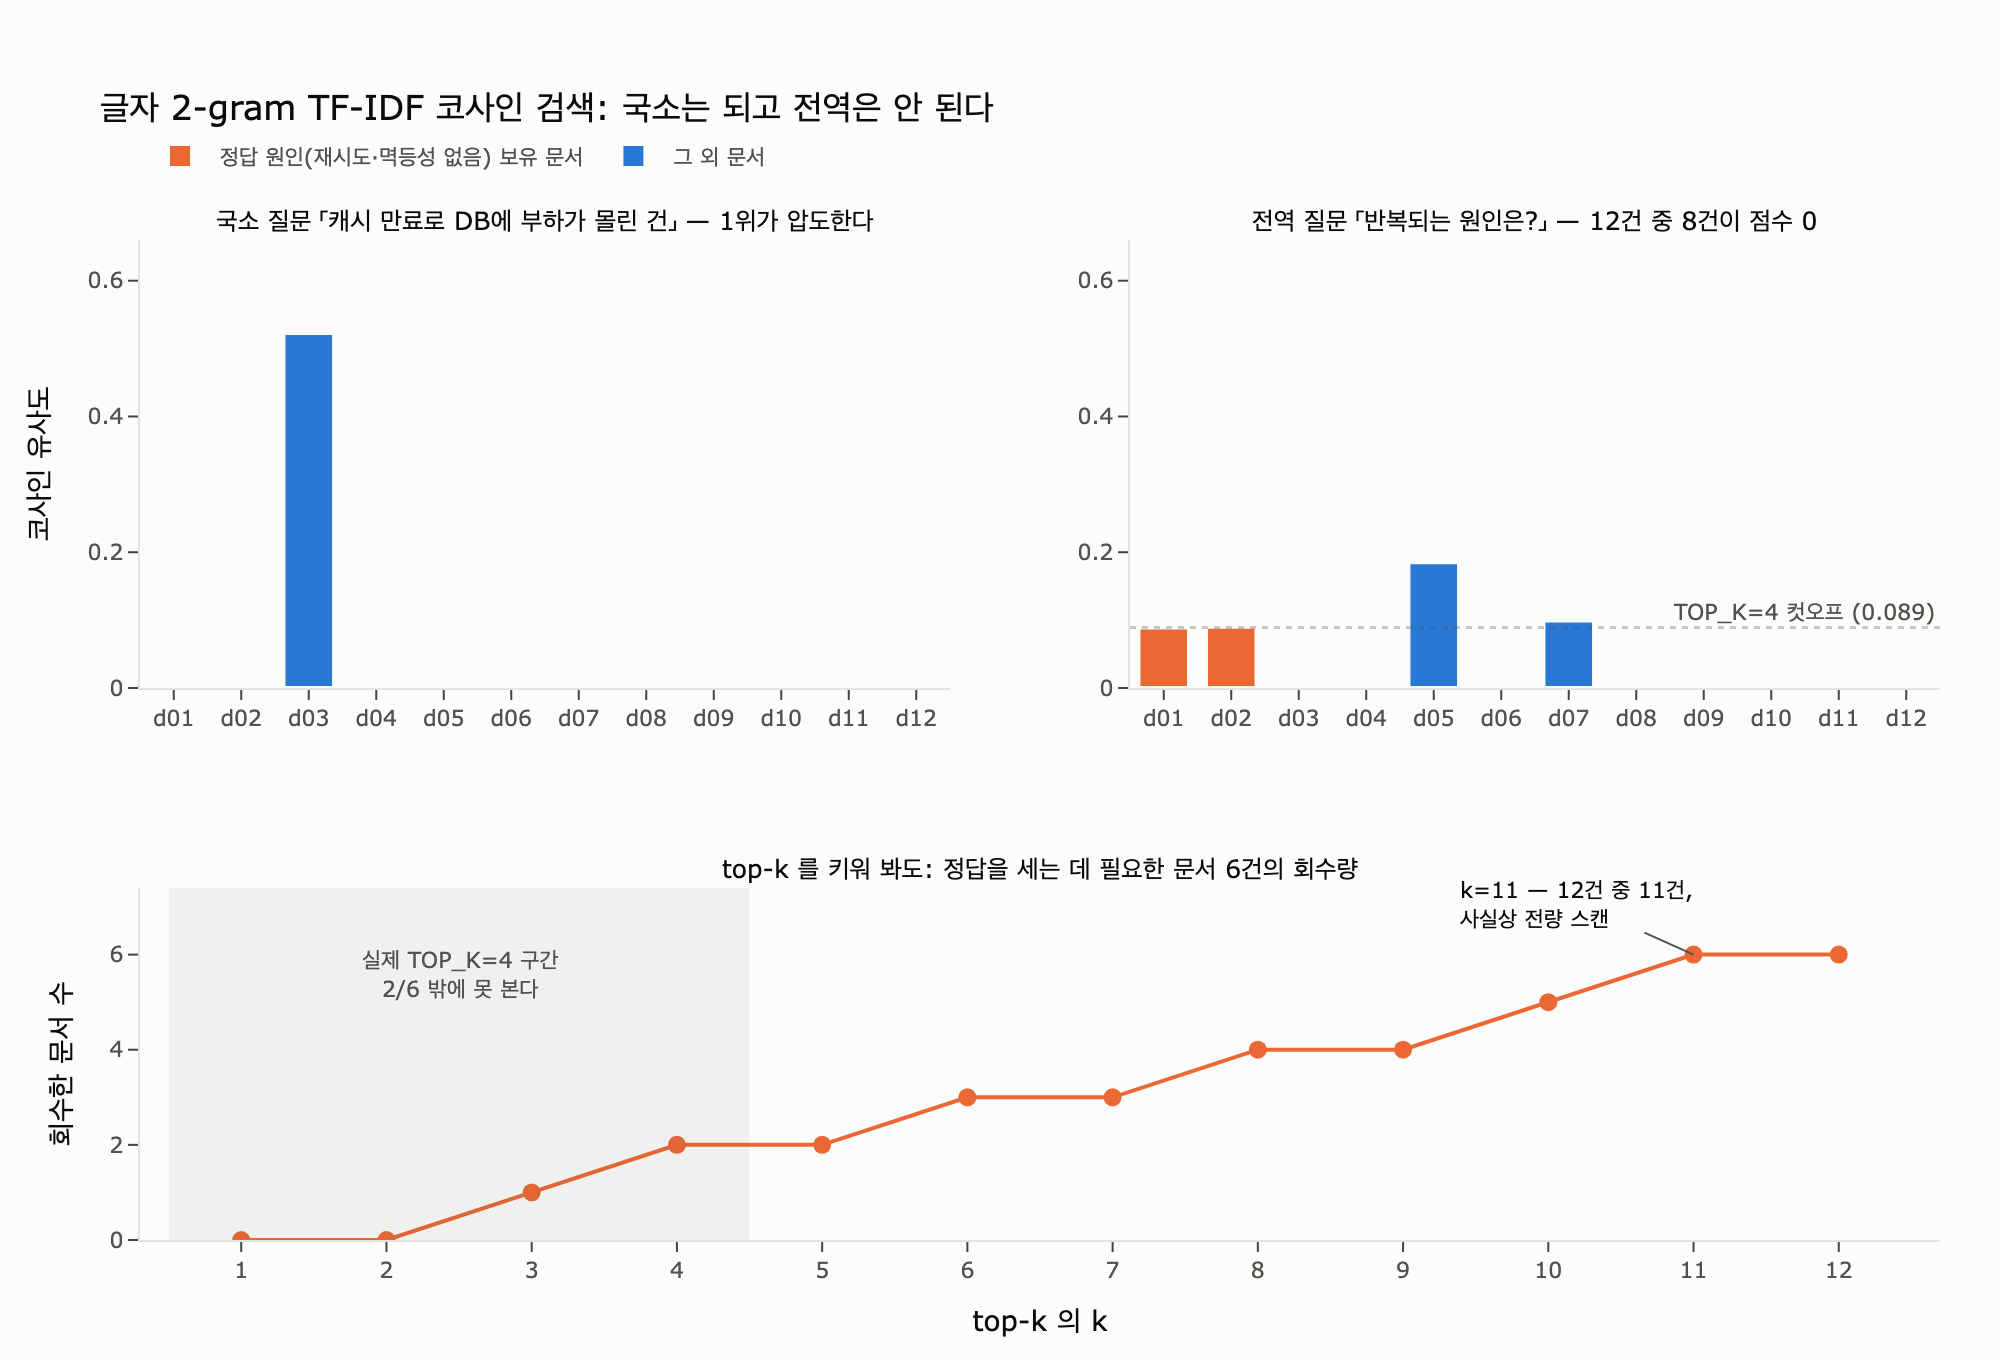

Write Python code to recreate this figure.
# %% [markdown]
# # `ex1_rag_limits.py` 해부 — 글자 2-gram TF-IDF 코사인 검색과 TOP_K=4의 벽
#
# 6장 예제 1은 **의존성 없이** 순수 파이썬으로 벡터 검색을 구현한다.
# 1장에서 쓴 것과 똑같은 방식이다.
#
# | 구성요소 | 선택 |
# |---|---|
# | 토큰화 | 글자 2-gram (character bigram) |
# | 가중치 | TF-IDF (smoothed idf, `+1`) |
# | 유사도 | L2 정규화 후 내적 = 코사인 유사도 |
# | 반환 | `TOP_K = 4` |
#
# 이 노트북은 같은 알고리즘을 처음부터 다시 짜서
# **국소 질문은 잘 맞히지만 전역 질문은 top-k로 못 푼다**는 것을 보인다.
#
# 필요 패키지: plotly, kaleido (`pip install plotly kaleido`) — 검색 로직 자체는 표준 라이브러리만 쓴다.

# %%
import math
import re
from collections import Counter

TOP_K = 4  # ex1_rag_limits.py 와 동일


def _show(fig):
    try:
        from IPython import get_ipython
        if get_ipython() is not None:  # VSCode 셀/Jupyter에서만 렌더링
            fig.show()
    except ImportError:
        pass


# corpus.py 와 동일한 장애 회고 12건 (이 파일만으로 돌도록 복사해 둔다)
DOCS = [
    ("d01", "결제 서비스 장애. 재시도 로직이 중복 결제를 만들었다. 멱등 키가 없었다."),
    ("d02", "쿠폰 발급 장애. 같은 요청이 두 번 들어와 쿠폰이 두 장 나갔다."),
    ("d03", "배송 조회 지연. 캐시가 만료되며 원본 DB로 요청이 몰렸다."),
    ("d04", "회원 탈퇴 처리 실패. 외부 API 타임아웃 뒤 재시도했는데 상태가 어긋났다."),
    ("d05", "정산 배치 중단. 부분 성공 상태에서 롤백을 안 했다."),
    ("d06", "알림 중복 발송. 큐 재처리 시 이미 보낸 건을 다시 보냈다."),
    ("d07", "이미지 업로드 실패율 상승. 스토리지 지역 장애. 재시도로 복구."),
    ("d08", "포인트 적립 누락. 이벤트 소비자가 죽은 뒤 오프셋이 밀렸다."),
    ("d09", "주문 취소 이중 처리. 사용자가 버튼을 두 번 눌렀다."),
    ("d10", "검색 색인 지연. 색인 작업이 실패해도 아무도 몰랐다. 알림이 없었다."),
    ("d11", "환불 금액 오류. 부분 환불 재시도가 전액 환불을 만들었다."),
    ("d12", "로그인 실패 급증. 인증 서버 배포 중 세션 저장소가 비었다."),
]

# 사람이 미리 읽고 붙여 둔 «원인» 라벨. 검색기는 이걸 못 본다.
CAUSE_OF = {
    "d01": {"재시도", "멱등성 없음"}, "d02": {"중복 요청", "멱등성 없음"},
    "d03": {"캐시 만료"},            "d04": {"재시도", "상태 불일치"},
    "d05": {"부분 실패", "롤백 없음"}, "d06": {"재처리", "멱등성 없음"},
    "d07": {"외부 장애"},            "d08": {"소비자 중단", "오프셋 밀림"},
    "d09": {"중복 요청", "멱등성 없음"}, "d10": {"관측 부재"},
    "d11": {"재시도", "부분 실패"},   "d12": {"배포", "상태 초기화"},
}

GLOBAL_QUESTION = "우리 장애 회고 전체에서 반복되는 원인은 무엇인가?"
GROUND_TRUTH = {"멱등성 없음", "재시도"}

print(f"문서 {len(DOCS)}건, TOP_K = {TOP_K}")
# 출력: 문서 12건, TOP_K = 4

# %% [markdown]
# ## 1. 왜 하필 «글자 2-gram»인가
#
# 한국어는 교착어라서 어간에 어미·조사가 계속 붙는다.
# 같은 «재시도»가 문서마다 다른 모습으로 나타난다.
#
# - d04: `재시도했는데`
# - d07: `재시도로`
# - d11: `재시도가`
#
# **공백 토큰화**로는 이 셋이 전부 다른 단어다. 질의 `재시도`와 하나도 안 겹친다.
# 제대로 자르려면 형태소 분석기(mecab, khaiii …)가 필요한데, 사전·설치·신조어 문제가 따라온다.
#
# **글자 n-gram**은 사전 없이 이 문제를 우회한다. `재시도로` → `재시`, `시도`, `도로`.
# 질의 `재시도` → `재시`, `시도`. 두 개가 겹친다. **부분 일치가 공짜로 생긴다.**
#
# $n=2$는 한국어에서 흔한 타협점이다. 한국어 형태소는 대개 1~2음절이라 2-gram이
# 어간 조각을 잘 잡고, 1-gram은 변별력이 없고 3-gram 이상은 활용형에 쉽게 깨진다.

# %%
def grams(t, n=2):
    """ex1_rag_limits.py 와 동일. 한글/영문/숫자만 남기고 n글자씩 슬라이딩."""
    s = re.sub(r"[^0-9A-Za-z가-힣]", "", t)
    return [s[i:i + n] for i in range(len(s) - n + 1)]


변형들 = ["재시도", "재시도했는데", "재시도로", "재시도가"]
for w in 변형들:
    print(f"{w:>10} → {grams(w)}")
# 출력:        재시도 → ['재시', '시도']
# 출력:  재시도했는데 → ['재시', '시도', '도했', '했는', '는데']
# 출력:      재시도로 → ['재시', '시도', '도로']
# 출력:      재시도가 → ['재시', '시도', '도가']

q = set(grams("재시도"))
print("\n공백 토큰화 겹침:", [w for w in 변형들[1:] if w == "재시도"])
print("2-gram 겹침:", {w: sorted(q & set(grams(w))) for w in 변형들[1:]})
# 출력:
# 출력: 공백 토큰화 겹침: []
# 출력: 2-gram 겹침: {'재시도했는데': ['시도', '재시'], '재시도로': ['시도', '재시'], '재시도가': ['시도', '재시']}

# %% [markdown]
# ## 2. TF-IDF 가중치
#
# 문서 $d$ 안 gram $g$의 가중치는
#
# $$w_{g,d} = \mathrm{tf}(g,d)\cdot \mathrm{idf}(g)$$
#
# `ex1`이 쓰는 정의는 이렇다.
#
# $$\mathrm{tf}(g,d) = (\text{문서 } d \text{ 안 } g \text{의 등장 횟수}),\qquad
# \mathrm{idf}(g) = \ln\!\frac{N+1}{\mathrm{df}(g)+1} + 1$$
#
# - $N$: 전체 문서 수 (여기서는 12)
# - $\mathrm{df}(g)$: $g$가 나타난 **문서 수** (총 등장 횟수가 아니다)
# - 분자·분모의 `+1`은 **스무딩**. df가 0이거나 df=N일 때 발산/0을 막는다.
# - 끝의 `+1`은 **바닥 깔기**. 모든 문서에 나오는 gram($\mathrm{df}=N$)도 idf가 0이 아니라
#   $\ln\frac{N+1}{N+1}+1 = 1$이 되어 완전히 사라지지는 않는다. scikit-learn의
#   `TfidfVectorizer(smooth_idf=True)`와 같은 공식이다.
#
# 직관: **드문 gram일수록 idf가 크다.** 12건 전부에 나오는 gram은 변별력이 없으니 1,
# 한 건에만 나오는 gram은 $\ln\frac{13}{2}+1 \approx 2.87$로 무겁게 친다.

# %%
tfs = [Counter(grams(d[1])) for d in DOCS]
df = Counter()
for tf in tfs:
    df.update(tf.keys())
N = len(DOCS)
idf = {g: math.log((N + 1) / (df[g] + 1)) + 1 for g in df}

print(f"전체 고유 2-gram: {len(idf)}개\n")
print("df 가 큰 gram (흔함 → idf 낮음)")
for g, c in df.most_common(5):
    print(f"  '{g}'  df={c:2d}  idf={idf[g]:.3f}")
print("\ndf=1 인 gram 예시 (희귀 → idf 최대)")
for g in ["멱등", "쿠폰", "롤백"]:
    print(f"  '{g}'  df={df[g]:2d}  idf={idf[g]:.3f}")
# 출력: 전체 고유 2-gram: 240개
# 출력:
# 출력: df 가 큰 gram (흔함 → idf 낮음)
# 출력:   '재시'  df= 4  idf=1.956
# 출력:   '시도'  df= 4  idf=1.956
# 출력:   '었다'  df= 4  idf=1.956
# 출력:   '실패'  df= 4  idf=1.956
# 출력:   '장애'  df= 3  idf=2.179
# 출력:
# 출력: df=1 인 gram 예시 (희귀 → idf 최대)
# 출력:   '멱등'  df= 1  idf=2.872
# 출력:   '쿠폰'  df= 1  idf=2.872
# 출력:   '롤백'  df= 1  idf=2.872
#
# 참고: '재시'/'시도' 의 df=4 는 2-gram 이 실제로 활용형을 가로질러 매칭한 증거다.
# «재시도로»(d07), «재시도했는데»(d04), «재시도가»(d11), «재시도»(d01) 가 한 gram 으로 묶였다.

# %% [markdown]
# ## 3. 코사인 유사도
#
# 두 벡터의 코사인 유사도는
#
# $$\cos(\mathbf{q},\mathbf{d}) = \frac{\mathbf{q}\cdot\mathbf{d}}{\|\mathbf{q}\|\,\|\mathbf{d}\|}
# = \sum_g \hat q_g\,\hat d_g \quad\text{(단, } \hat v = v/\|v\| \text{)}$$
#
# 즉 **미리 L2 정규화해 두면 코사인은 그냥 내적**이다. `ex1`의 `vec()`가 정규화까지 해 두고,
# 점수는 `sum(qv[g] * dv[g])` 한 줄로 끝난다.
#
# 왜 코사인인가: 길이로 나누기 때문에 **문서 길이에 안 휘둘린다.**
# 긴 회고문은 gram이 많아 원시 내적이 커지지만, 코사인은 «방향»만 본다.
# 값은 $[0, 1]$ (음수 성분이 없으므로).

# %%
def vec(c):
    """Counter → L2 정규화된 TF-IDF 희소벡터."""
    v = {g: x * idf.get(g, 0) for g, x in c.items()}
    nm = math.sqrt(sum(y * y for y in v.values())) or 1
    return {g: y / nm for g, y in v.items()}


DOC_VECS = [vec(tf) for tf in tfs]


def search(query, k=TOP_K):
    qv = vec(Counter(grams(query)))
    scored = [(sum(qv[g] * dv[g] for g in qv.keys() & dv.keys()), i)
              for i, dv in enumerate(DOC_VECS)]
    scored.sort(reverse=True)
    return scored[:k]


def show_hits(query, k=TOP_K):
    print(f"질문: {query}")
    for s, i in search(query, k):
        print(f"  [{s:.3f}] {DOCS[i][0]} {DOCS[i][1]}")


# 정규화 검증
print("‖d01‖ =", round(math.sqrt(sum(y * y for y in DOC_VECS[0].values())), 6))
# 출력: ‖d01‖ = 1.0

# %% [markdown]
# ## 4. 국소 질문 — 잘 된다
#
# **국소(local) 질문** = 답이 한 조각 안에 통째로 들어 있는 질문.
# 이런 질문에서는 2-gram TF-IDF 코사인만으로도 충분하다.

# %%
for q in ["쿠폰이 두 번 발급된 사고", "캐시가 만료되어 DB에 부하가 몰린 건", "멱등 키가 없어서 생긴 중복 결제"]:
    show_hits(q, k=3)
    print()
# 출력: 질문: 쿠폰이 두 번 발급된 사고
# 출력:   [0.610] d02 쿠폰 발급 장애. 같은 요청이 두 번 들어와 쿠폰이 두 장 나갔다.
# 출력:   [0.080] d09 주문 취소 이중 처리. 사용자가 버튼을 두 번 눌렀다.
# 출력:   [0.000] d12 로그인 실패 급증. 인증 서버 배포 중 세션 저장소가 비었다.
# 출력:
# 출력: 질문: 캐시가 만료되어 DB에 부하가 몰린 건
# 출력:   [0.523] d03 배송 조회 지연. 캐시가 만료되며 원본 DB로 요청이 몰렸다.
# 출력:   [0.000] d12 로그인 실패 급증. 인증 서버 배포 중 세션 저장소가 비었다.
# 출력:   [0.000] d11 환불 금액 오류. 부분 환불 재시도가 전액 환불을 만들었다.
# 출력:
# 출력: 질문: 멱등 키가 없어서 생긴 중복 결제
# 출력:   [0.579] d01 결제 서비스 장애. 재시도 로직이 중복 결제를 만들었다. 멱등 키가 없었다.
# 출력:   [0.064] d06 알림 중복 발송. 큐 재처리 시 이미 보낸 건을 다시 보냈다.
# 출력:   [0.000] d12 로그인 실패 급증. 인증 서버 배포 중 세션 저장소가 비었다.

# %% [markdown]
# 1위 점수가 0.52~0.61, 2위는 0.08 이하, 3위는 0.000이다. **신호가 압도적으로 뚜렷하다.**
# 답이 한 조각 안에 통째로 들어 있으니 top-1만 컨텍스트에 넣어도 충분하다.
# `TOP_K=4`는 이런 질문에는 오히려 넉넉한 예산이다.

# %% [markdown]
# ## 5. 전역 질문 — TOP_K=4의 벽
#
# **전역(global) 질문** = 답이 어느 조각에도 없고, 전체를 세어야 나오는 질문.
#
# > 「우리 장애 회고 전체에서 반복되는 원인은 무엇인가?」
#
# 정답은 `{멱등성 없음, 재시도}`인데, 이건 12건을 **다 세어야** 나온다.

# %%
print(f"질문: {GLOBAL_QUESTION}\n")
hits = search(GLOBAL_QUESTION, TOP_K)
print(f"상위 {TOP_K}개 조각")
for s, i in hits:
    print(f"  [{s:.3f}] {DOCS[i][0]} {DOCS[i][1]}  ← 원인 {sorted(CAUSE_OF[DOCS[i][0]])}")
# 출력: 질문: 우리 장애 회고 전체에서 반복되는 원인은 무엇인가?
# 출력:
# 출력: 상위 4개 조각
# 출력:   [0.185] d05 정산 배치 중단. 부분 성공 상태에서 롤백을 안 했다.  ← 원인 ['롤백 없음', '부분 실패']
# 출력:   [0.100] d07 이미지 업로드 실패율 상승. 스토리지 지역 장애. 재시도로 복구.  ← 원인 ['외부 장애']
# 출력:   [0.090] d02 쿠폰 발급 장애. 같은 요청이 두 번 들어와 쿠폰이 두 장 나갔다.  ← 원인 ['멱등성 없음', '중복 요청']
# 출력:   [0.089] d01 결제 서비스 장애. 재시도 로직이 중복 결제를 만들었다. 멱등 키가 없었다.  ← 원인 ['멱등성 없음', '재시도']

# %%
# top-4 만 보고 원인을 세어 보면?
top4_causes = Counter()
for _, i in hits:
    top4_causes.update(CAUSE_OF[DOCS[i][0]])
answer = {c for c, _ in top4_causes.most_common(2)}
print("top-4 안 원인 분포:", dict(top4_causes))
print("여기서 뽑은 답 :", sorted(answer))
print("정답           :", sorted(GROUND_TRUTH))
print("맞았나         :", "예" if answer == GROUND_TRUTH else "아니오")
# 출력: top-4 안 원인 분포: {'롤백 없음': 1, '부분 실패': 1, '외부 장애': 1, '멱등성 없음': 2, '중복 요청': 1, '재시도': 1}
# 출력: 여기서 뽑은 답 : ['롤백 없음', '멱등성 없음']
# 출력: 정답           : ['멱등성 없음', '재시도']
# 출력: 맞았나         : 아니오

# %% [markdown]
# 대부분의 원인이 1건씩이라 **순위가 거의 안 갈린다.** 2위를 «롤백 없음»(1건)이 동점으로 차지했다.
# 진짜 2위인 «재시도»는 전체 3건이지만 top-4 안에는 d01 하나만 들어와 1건으로 보인다.
# 1위 점수 0.185도 국소 질문의 0.52~0.61에 한참 못 미친다 — 검색기 스스로 «자신 없음»을 말하고 있다.
#
# 왜 이렇게 되나: 질의의 2-gram은 `우리`, `장애`, `회고`, `전체`, `반복`, `원인`, `무엇` …인데
# «반복되는 원인»은 **어느 문서에도 글자로 적혀 있지 않다.** 문서들은 각자 자기 사고만 서술한다.
# 표면 문자열이 겹치는 정도로는 «전체에서 몇 번 나왔나»를 잴 수 없다.
#
# 게다가 1위 d05가 뜬 이유는 «반복되는 원인»과 무관하다 —
# 「정산 배치 중단. 부분 성공 상태에서 롤백을 안 했다」가 짧아서 정규화 후 gram당 무게가 컸을 뿐이다.

# %%
# 얼마나 안 겹치는지 전체 순위로 확인
for s, i in search(GLOBAL_QUESTION, len(DOCS)):
    print(f"  {DOCS[i][0]} {s:.4f}")
# 출력:   d05 0.1854
# 출력:   d07 0.0996
# 출력:   d02 0.0903
# 출력:   d01 0.0890
# 출력:   d12 0.0000
# 출력:   d11 0.0000
# 출력:   d10 0.0000
# 출력:   d09 0.0000
# 출력:   d08 0.0000
# 출력:   d06 0.0000
# 출력:   d04 0.0000
# 출력:   d03 0.0000

# %% [markdown]
# **12건 중 8건이 정확히 0점이다.** 질의와 겹치는 2-gram이 하나도 없다.
# 5위 아래의 «순위»는 순위가 아니라 그냥 동점 정렬 순서다.
# 전역 질문에서는 **랭킹 자체가 존재하지 않는다.**
#
# ## 6. TOP_K를 올리면 되나?
#
# «조각을 더 넣기»가 통하는지 $k = 1 \ldots 12$로 확인한다.
# (동점 구간이 있으니 아래 곡선의 k>4 부분은 «운»에 가깝다는 점을 감안하고 보자.)

# %%
ranked = search(GLOBAL_QUESTION, len(DOCS))
필요문서 = sorted(d for d, cs in CAUSE_OF.items() if cs & GROUND_TRUTH)
print("정답을 세려면 봐야 하는 문서:", 필요문서, f"({len(필요문서)}건)")

recall_curve, correct_at_k = [], []
for k in range(1, len(DOCS) + 1):
    ids = [DOCS[i][0] for _, i in ranked[:k]]
    recall_curve.append(sum(1 for d in 필요문서 if d in ids))
    cnt = Counter()
    for d in ids:
        cnt.update(CAUSE_OF[d])
    correct_at_k.append({c for c, _ in cnt.most_common(2)} == GROUND_TRUTH)

for k in range(1, len(DOCS) + 1):
    mark = "O" if correct_at_k[k - 1] else "X"
    print(f"  k={k:2d}  필요문서 {recall_curve[k-1]}/{len(필요문서)} 회수   답 맞음 {mark}")
# 출력: 정답을 세려면 봐야 하는 문서: ['d01', 'd02', 'd04', 'd06', 'd09', 'd11'] (6건)
# 출력:   k= 1  필요문서 0/6 회수   답 맞음 X
# 출력:   k= 2  필요문서 0/6 회수   답 맞음 X
# 출력:   k= 3  필요문서 1/6 회수   답 맞음 X
# 출력:   k= 4  필요문서 2/6 회수   답 맞음 X
# 출력:   k= 5  필요문서 2/6 회수   답 맞음 X
# 출력:   k= 6  필요문서 3/6 회수   답 맞음 X
# 출력:   k= 7  필요문서 3/6 회수   답 맞음 X
# 출력:   k= 8  필요문서 4/6 회수   답 맞음 X
# 출력:   k= 9  필요문서 4/6 회수   답 맞음 X
# 출력:   k=10  필요문서 5/6 회수   답 맞음 X
# 출력:   k=11  필요문서 6/6 회수   답 맞음 O
# 출력:   k=12  필요문서 6/6 회수   답 맞음 O

# %% [markdown]
# **정답이 나오는 건 k=11부터다. 12건 중 11건 — «검색»이 아니라 사실상 «전량 스캔»이다.**
# 문서가 12건이라 우연히 가능했을 뿐이다.
#
# 문서가 12만 건이면? 컨텍스트 창에 12만 건을 못 넣는다.
# 그리고 «반복되는 원인»의 정확한 순위는 12만 건을 **전부** 세어야 나온다.
# top-k를 아무리 키워도 «전부»에 도달하지 못한다 — **이것이 조각 검색의 벽이다.**
#
# 6장의 풀이는 **세는 시점을 옮기는 것**이다.
# 질의 시점에 k개를 세는 대신, **색인 시점에 전부 훑어 커뮤니티 요약으로 접어 둔다**
# (`ex2_graphrag_lite.py`). 질의 시점에는 접어 둔 것을 펴기만 하면 된다.

# %% [markdown]
# ## 7. 시각화

# %%
import plotly.graph_objects as go
from plotly.subplots import make_subplots

SURFACE = "#fcfcfb"
INK = "#0b0b0b"
INK2 = "#52514e"
GRID = "#e4e3df"
BLUE = "#2a78d6"    # 그 외 문서
ORANGE = "#eb6834"  # 정답에 필요한 문서

ids = [d for d, _ in DOCS]
필요집합 = set(필요문서)


def score_map(query):
    m = dict.fromkeys(ids, 0.0)
    for s, i in search(query, len(DOCS)):
        m[DOCS[i][0]] = s
    return [m[d] for d in ids]


LOCAL_Q = "캐시가 만료되어 DB에 부하가 몰린 건"
local_scores = score_map(LOCAL_Q)
global_scores = score_map(GLOBAL_QUESTION)
cut = sorted(global_scores, reverse=True)[TOP_K - 1]
first_ok = next((k for k in range(1, len(DOCS) + 1) if correct_at_k[k - 1]), len(DOCS))

fig = make_subplots(
    rows=2, cols=2,
    specs=[[{}, {}], [{"colspan": 2}, None]],
    row_heights=[0.56, 0.44], vertical_spacing=0.20, horizontal_spacing=0.10,
    subplot_titles=(
        "국소 질문 「캐시 만료로 DB에 부하가 몰린 건」 — 1위가 압도한다",
        "전역 질문 「반복되는 원인은?」 — 12건 중 8건이 점수 0",
        f"top-k 를 키워 봐도: 정답을 세는 데 필요한 문서 {len(필요문서)}건의 회수량",
    ),
)

for col, scores in ((1, local_scores), (2, global_scores)):
    for label, color, keep in (("정답 원인(재시도·멱등성 없음) 보유 문서", ORANGE, True),
                               ("그 외 문서", BLUE, False)):
        xs = [d for d in ids if (d in 필요집합) == keep]
        ys = [scores[ids.index(d)] for d in xs]
        fig.add_trace(
            go.Bar(x=xs, y=ys, name=label, marker_color=color,
                   marker_line=dict(color=SURFACE, width=2),
                   showlegend=(col == 1), legendgroup=label,
                   hovertemplate="%{x}<br>코사인 %{y:.3f}<extra></extra>"),
            row=1, col=col)

# 전역 질문 패널에 TOP_K 컷오프 선
fig.add_hline(y=cut, line=dict(color=INK2, width=1.5, dash="dot"),
              annotation_text=f"TOP_K={TOP_K} 컷오프 ({cut:.3f})",
              annotation_font=dict(size=11, color=INK2),
              annotation_position="top right", row=1, col=2)

ks = list(range(1, len(DOCS) + 1))
fig.add_trace(
    go.Scatter(x=ks, y=recall_curve, mode="lines+markers", showlegend=False,
               line=dict(color=ORANGE, width=2), marker=dict(size=9),
               hovertemplate="k=%{x}<br>%{y}/6 회수<extra></extra>"),
    row=2, col=1)
fig.add_vrect(x0=0.5, x1=TOP_K + 0.5, fillcolor=INK2, opacity=0.07,
              line_width=0, row=2, col=1)
fig.add_annotation(x=2.5, y=5.6, text="실제 TOP_K=4 구간<br>2/6 밖에 못 본다", showarrow=False,
                   font=dict(size=11, color=INK2), row=2, col=1)
fig.add_annotation(x=first_ok, y=len(필요문서),
                   text=f"k={first_ok} — 12건 중 11건,<br>사실상 전량 스캔", showarrow=True,
                   arrowhead=0, arrowcolor=INK2, ax=-58, ay=-26, align="left",
                   font=dict(size=11, color=INK), row=2, col=1)

fig.update_yaxes(title_text="코사인 유사도", range=[0, 0.66], row=1, col=1)
fig.update_yaxes(range=[0, 0.66], row=1, col=2)
fig.update_yaxes(title_text="회수한 문서 수", range=[0, 7.4],
                 dtick=2, row=2, col=1)
fig.update_xaxes(title_text="top-k 의 k", dtick=1, row=2, col=1)
fig.update_xaxes(categoryorder="array", categoryarray=ids, row=1, col=1)
fig.update_xaxes(categoryorder="array", categoryarray=ids, row=1, col=2)
fig.update_xaxes(showgrid=False, linecolor=GRID, tickfont=dict(color=INK2, size=11))
fig.update_yaxes(gridcolor=GRID, zeroline=False, linecolor=GRID,
                 tickfont=dict(color=INK2, size=11))
fig.update_layout(
    title=dict(text="글자 2-gram TF-IDF 코사인 검색: 국소는 되고 전역은 안 된다",
               font=dict(size=17, color=INK)),
    template="simple_white", paper_bgcolor=SURFACE, plot_bgcolor=SURFACE,
    font=dict(color=INK, size=12), bargap=0.25,
    legend=dict(orientation="h", y=1.055, x=0, yanchor="bottom",
                font=dict(color=INK2, size=11)),
    width=1000, height=680, margin=dict(l=70, r=30, t=120, b=60),
)
for a in fig.layout.annotations[:3]:
    a.font.size = 12.5
    a.font.color = INK

fig.write_image("expy.png", scale=2)
_show(fig)
print("expy.png 저장 완료")
# 출력: expy.png 저장 완료

# %% [markdown]
# ## 정리
#
# | 질문 | `ex1_rag_limits.py` 의 답 |
# |---|---|
# | 어떤 검색 방식? | 1장과 같은 **글자 2-gram TF-IDF 코사인 유사도** |
# | 왜 글자 2-gram? | 형태소 분석기 없이 «재시도했는데» ↔ «재시도» 부분 일치를 얻으려고 |
# | TF-IDF 정의 | $\mathrm{tf}\cdot(\ln\frac{N+1}{\mathrm{df}+1}+1)$, 스무딩 + 바닥 1 |
# | 왜 코사인? | L2 정규화 후 내적. 문서 길이에 안 휘둘린다 |
# | `TOP_K` | **4** — 상위 4개 조각만 컨텍스트로 넘긴다 |
# | 의존성 | **없음.** `math`, `re`, `collections` 표준 라이브러리만 |
#
# TOP_K=4는 조각 검색의 **정보 예산**이다. 국소 질문에는 넉넉하고,
# 전역 질문에는 원리적으로 부족하다 — 12건 중 8건을 못 본 채 «전체»를 말해야 하기 때문이다.
